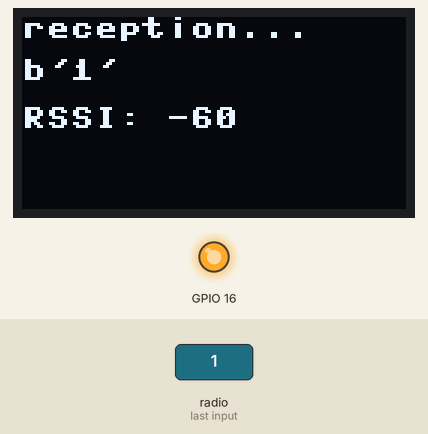
Bench run of a program on a simulated ESP32 board running MicroPython. Parts: 128×64 one-colour display, output pins drawn as LEDs (lit = HIGH). Inputs (shaded band) come from the test bench. Library files of the repository ran but are not shown: ssd1306.py; what the program prints to the serial console is not drawn.

1.4 s: radio message "1" arrives
Above: at 2.7 s.
Timing chart, 0 to 4.4 s (numbered marks = the images above; inputs shaded):
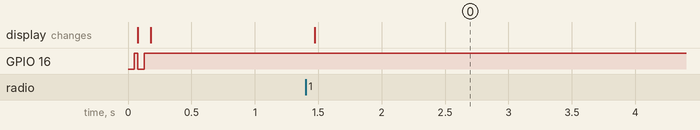

Measured:
- after the input at 1.4 s, the display: first differs from a run without the input after 0.07 s (image 0)

The program:

main.py
```python
from time import sleep
from machine import Pin, SPI, I2C
from sx1276 import SX127x
from ssd1306_i2c import Display

device_config = {
    'miso':19,
    'mosi':27,
    'ss':18,
    'sck':5,
    'dio_0':26,
    'reset':14,
    'led':2,
}


device_spi = SPI(baudrate = 10000000,
        polarity = 0, phase = 0, bits = 8, firstbit = SPI.MSB,
        sck = Pin(device_config['sck'], Pin.OUT, Pin.PULL_DOWN),
        mosi = Pin(device_config['mosi'], Pin.OUT, Pin.PULL_UP),
        miso = Pin(device_config['miso'], Pin.IN, Pin.PULL_UP))

lora = SX127x(device_spi, pins=device_config)
display = Display()

def receive(lora):
    print("LoRa Receiver")
    display = Display()
    display.show_text("En attente...",False)
    while True:
        if lora.received_packet():
            lora.blink_led(times = 1, on_seconds = 0.01, off_seconds = 0.01)
            print('something here')
            payload = lora.read_payload()
            display.show_text("reception...",False)
            display.show_text("{0}".format(payload),0,14,False)
            display.show_text("RSSI: {}".format(lora.packet_rssi()),0,30,False)
            print(payload)

#if __name__ == '__main__':
receive(lora)
```

ssd1306_i2c.py
```python
# https://learn.adafruit.com/micropython-hardware-ssd1306-oled-display/software


import time


from machine import I2C, Pin


from ssd1306 import SSD1306_I2C


class Display:


    def __init__(self,


                 width = 128, height = 64,


                 scl_pin_id = 15, sda_pin_id = 4,


                 freq = 400000):


        self.width = width


        self.height = height


        self.poweron()


        self.i2c = I2C(scl = Pin(scl_pin_id, Pin.OUT),


                               sda = Pin(sda_pin_id),


                               freq = freq)


        self.display = SSD1306_I2C(width, height, self.i2c)


        self.show = self.display.show


    def poweron(self, pin=16):


        pin_reset = Pin(pin, mode=Pin.OUT)


        pin_reset.value(0)


        time.sleep_ms(50)


        pin_reset.value(1)


    def poweroff(self, pin=16):


        pin_reset = Pin(pin, mode=Pin.OUT)


        pin_reset.value(0)


    def clear(self):


        self.display.fill(0)


        self.display.show()


    def show_text(self, text, x = 0, y = 0, clear_first = True, show_now = True, hold_seconds = 0):


        if clear_first: self.display.fill(0)


        self.display.text(text, x, y)


        if show_now:


            self.display.show()


            if hold_seconds > 0: time.sleep(hold_seconds)


    def wrap(self, text, start_line = 0,


             height_per_line = 8, width_per_char = 8,


             start_pixel_each_line = 0):


        chars_per_line = self.width//width_per_char


        max_lines = self.height//height_per_line - start_line


        lines = [(text[chars_per_line*line: chars_per_line*(line+1)], start_pixel_each_line, height_per_line*(line+start_line))


                 for line in range(max_lines)]


        return lines


    def show_text_wrap(self, text,


                       start_line = 0, height_per_line = 8, width_per_char = 8, start_pixel_each_line = 0,


                       clear_first = True, show_now = True, hold_seconds = 0):


        if clear_first: self.clear()


        for line, x, y in self.wrap(text, start_line, height_per_line, width_per_char, start_pixel_each_line):


            self.show_text(line, x, y, clear_first = False, show_now = False)


        if show_now:


            self.display.show()


            if hold_seconds > 0: time.sleep(hold_seconds)


    def show_datetime(self, year, month, day, hour, minute, second):


        datetime = [year, month, day, hour, minute, second]


        datetime_str = ["{0:0>2}".format(d) for d in datetime]


        self.show_text(text = '-'.join(datetime_str[:3]),


                        x = 0, y = 0, clear_first = True, show_now = False)


        self.show_text(text = ':'.join(datetime_str[3:6]),


                        x = 0, y = 10, clear_first = False, show_now = True)


    def show_time(self, year, month, day, hour, minute, second):


        self.show_datetime(year, month, day, hour, minute, second)
```
